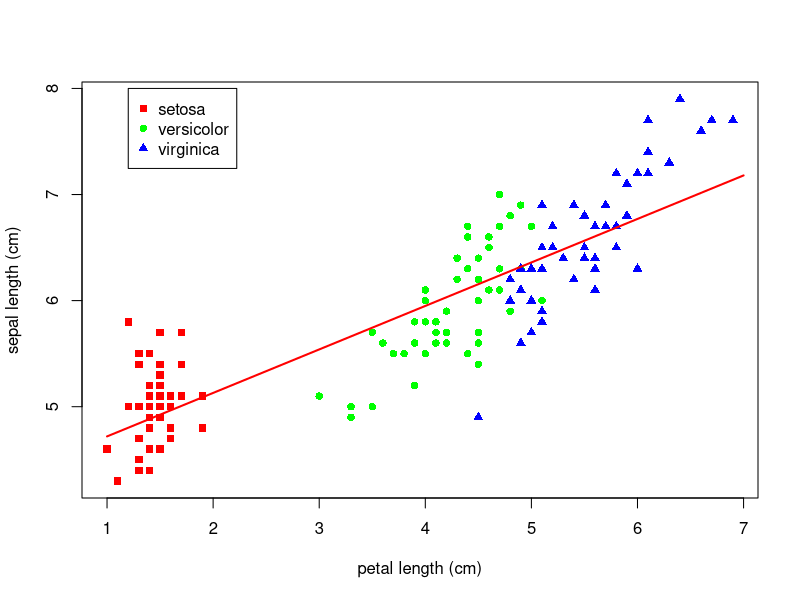
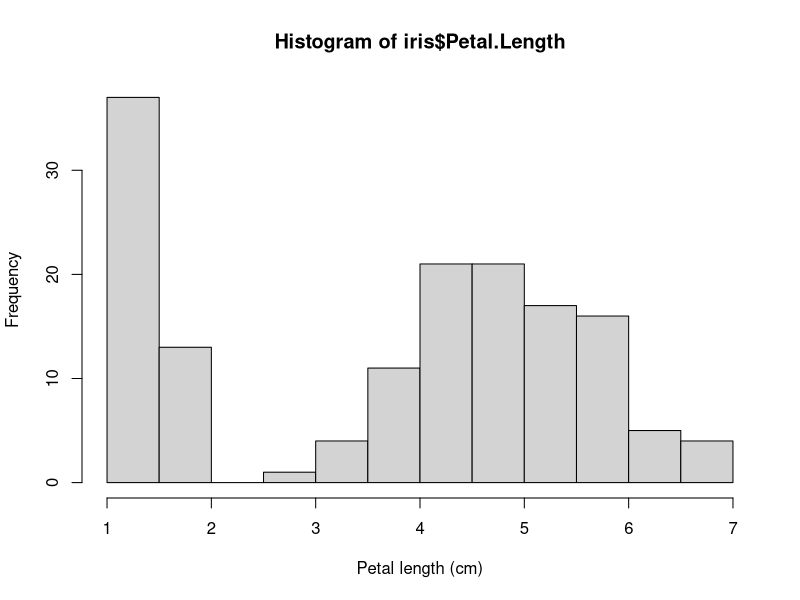
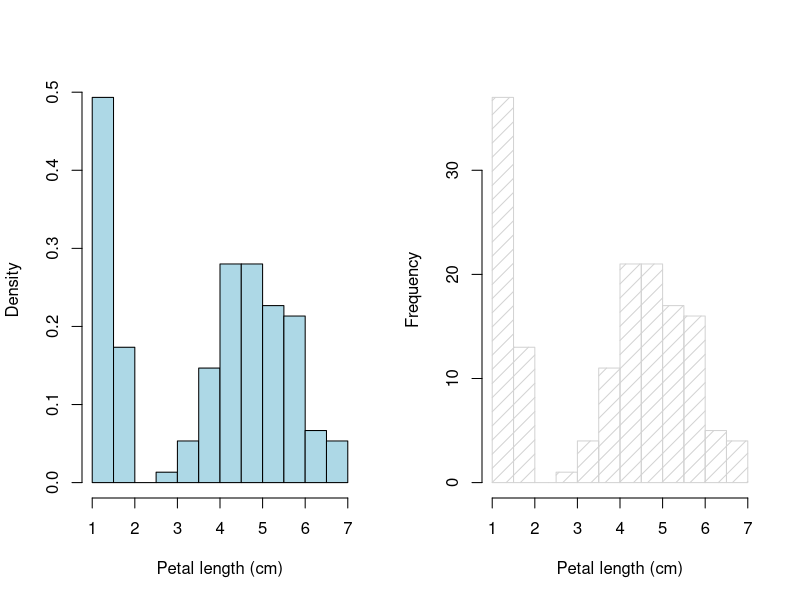
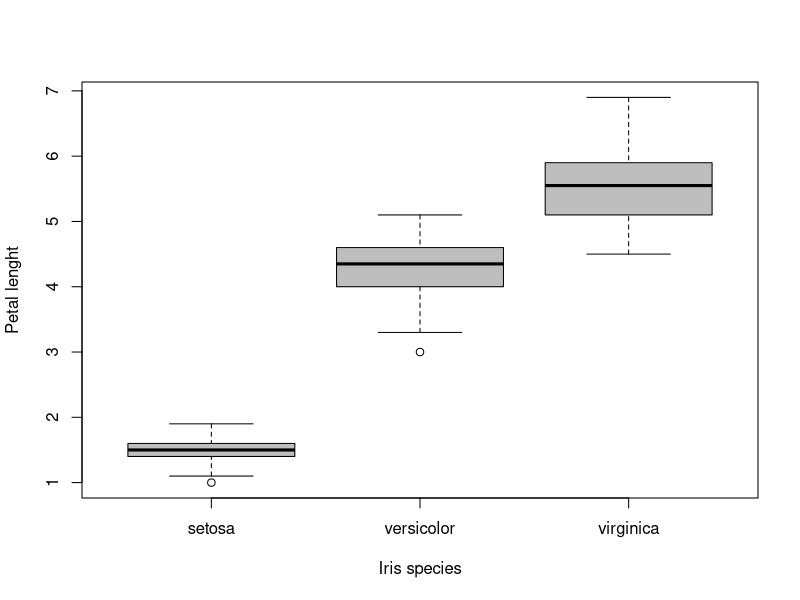
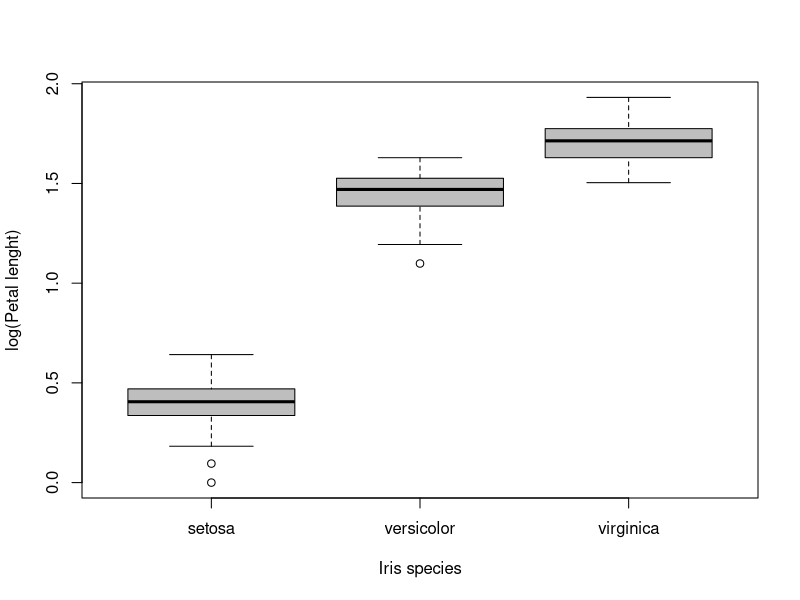
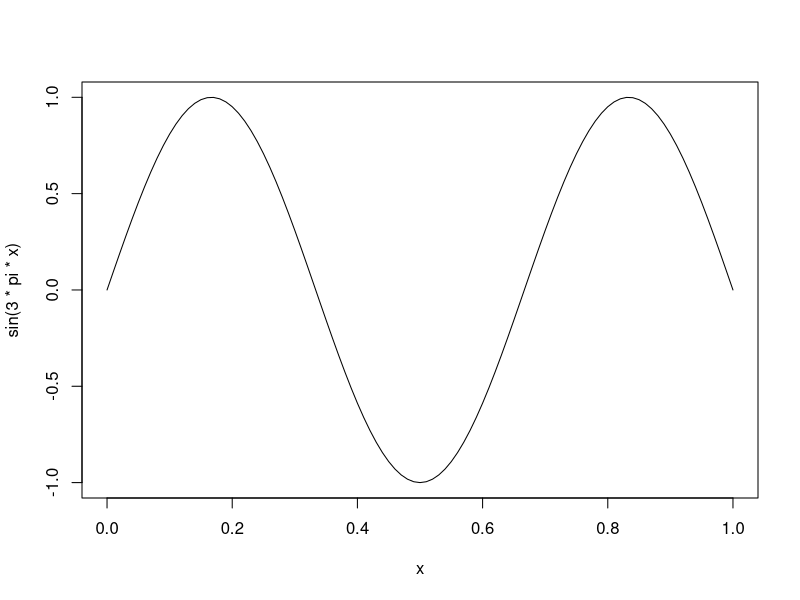
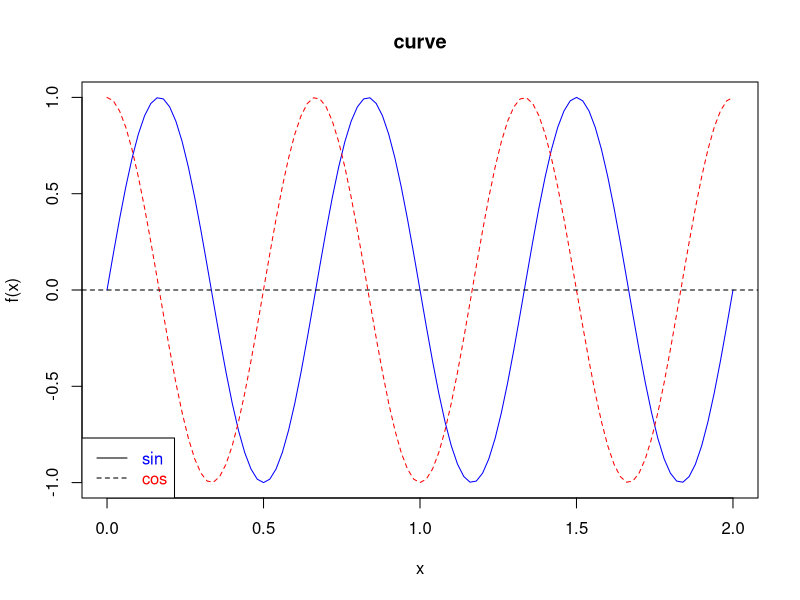
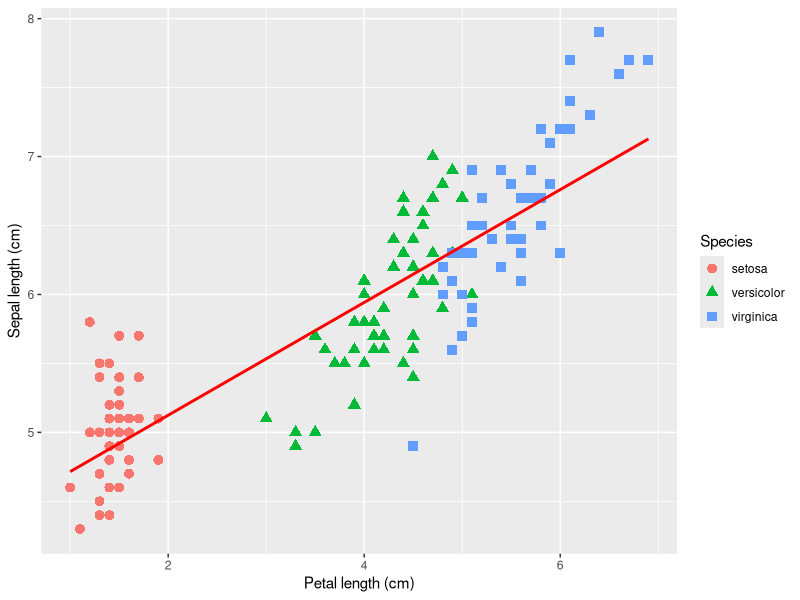

Generate these figures, in order, with R: (Note: this script raises an error after producing the figures.)
head(iris)

#create x-y plot
plot(x=iris$Petal.Length,
     y=iris$Sepal.Length,
     pch=(15:17)[iris$Species],
     xlab="petal length (cm)",
     ylab="sepal length (cm)",
     asp = 1,
     col=c('red','green','blue')[iris$Species]
     )
#add lines to the figure
lines(x=c(1,7),
      y=c(4.31+0.41*1, 4.31+0.41*7),
      lwd=2,
      col='red')
#Add legend
legend(1.2,
       8,
       pch = 15:17,
       col=c('red','green','blue'),
       legend = levels(iris$Species))


###Histograms

#Basic histogram
hist(iris$Petal.Length, xlab="Petal length (cm)")

#two histograms
layout(matrix(1:2,nrow=1))
hist(iris$Petal.Length, xlab="Petal length (cm)",
     col="lightblue",
     main="",
     probability = TRUE)
hist(iris$Petal.Length,
     xlab="Petal length (cm)", 
     density=10, 
     main="",
     probability=FALSE)

### Boxplots
par(mfrow=c(1,1))

#Plot the petal length as a function of the variable Species
#-> Petal.Length~Species
boxplot(Petal.Length ~ Species,
        data = iris,
        col='grey',
        xlab = 'Iris species',
        ylab = 'Petal lenght')

#make logarithmic transformation
boxplot(log(Petal.Length) ~ Species,
        data = iris,
        col='grey',
        xlab = 'Iris species',
        ylab = 'log(Petal lenght)')


### Plotting mathematical functions

par(mfrow=c(1,1))
#plot curve y = sin(3*pi*x)
curve(sin(3*pi*x))

#Create a nicer looking plot for the curve
curve(sin(3*pi*x),
      from = 0,
      to = 2,
      col = "blue",
      xlab = "x",
      ylab = "f(x)",
      main = "curve")

#Add another curve to the plot
curve(cos(3*pi*x), 
      add = TRUE, 
      col="red",
      lty=2)

#Add the x-axis, line at y=0, and a legend
abline(h=0, lty=2)
legend("bottomleft", c("sin","cos"), text.col = c("blue","red"),lty=1:2)


library(tidyverse)
### GGPLOT2
p <- ggplot(data=iris,
            mapping=aes(x = Petal.Length,
                        y = Sepal.Length,
                        colour = Species,
                        shape = Species)) +
  #add geometric element
  geom_point(size = 3) +
  #add axis labels
  labs(x = 'Petal length (cm)', y = 'Sepal length (cm)') +
  #add fitted line through data
  stat_smooth(method=lm,
              se=FALSE,
              colour = 'red',
              inherit.aes = FALSE,
              mapping=aes(x = Petal.Length,
                          y = Sepal.Length))

print(p)

# method 2
p <- ggplot(data=iris,
            mapping=aes(x = Petal.Length,
                        y = Sepal.Length)) +
  #add geometric element
  geom_point(size = 3, mapping=aes(color = Species,
                                   shape = Species)) +
  #add axis labels
  labs(x = 'Petal length (cm)', y = 'Sepal length (cm)') +
  #add fitted line through data
  stat_smooth(method=lm,
              se=FALSE,
              colour = 'red')

print(p)


ggplot(data=iris,
       mapping=aes(x = Petal.Length,
                   y = Sepal.Length)) +
  #add geometric element
  geom_point(size = 3, 
             mapping=aes(color = Species,
                         shape = Species)) +
  #add axis labels
  labs(x = 'Petal length (cm)', y = 'Sepal length (cm)') +
  #add fitted line through data
  stat_smooth(method=lm,
              se=FALSE,
              colour = 'red') +
  #add legends
  theme(legend.position = c(0.05, 0.95), legend.justification = c(0,1))

print(p)


## Histograms

p <- ggplot(data = iris,
            aes(x = Petal.Length)) +
  geom_histogram() +
  labs(x = 'Petal length (cm)')

print(p)

# plot the histograms for the individual species in one graph
ggplot(data = iris,
       aes(x = Petal.Length,
           fill = Species)) +
  #alpha = transparency factor, position = overlapping values
  geom_histogram(position = 'identity',
                 alpha = 0.7) +
  labs(x = 'Petal length (cm)')


ggplot(data = iris,
       aes(x = Petal.Length,
           color = Species)) +
  geom_freqpoly() +
  labs(x = 'Petal length (cm)')



### Box plots
ggplot(data = iris,
       aes(x = Species,
           y = Petal.Length)) +
  #add points
  geom_boxplot(outlier.shape = NA) +
  geom_jitter(alpha = 0.3)
  labs(x = 'Iris species',
       y = 'log(Petal length, cm)') +
  scale_y_log10()


## Violin plots
ggplot(data = iris,
       aes(x = Species,
           y = Petal.Length,
           fill = Species)) +
  geom_violin() +
  scale_y_log10() +
  labs(x = 'Iris species',
       y = 'log(Petal length, cm)')




## Bar plots
ggplot(data = mtcars,
       mapping = aes(x = cyl)) +
  geom_bar() +
  labs(x="Number of cylinders", 
       y = "Number of car brands")


#Relation between # of cylinders and # of forward gears
ggplot(data = mtcars,
       mapping = aes(x = cyl,
                     fill = as.factor(gear))) +
  #Add position argument to make the plots side by side
  geom_bar(position = 'dodge') +
  labs(x="Number of cylinders", 
       y = "Number of car brands",
       fill = "Forward gears")


##Mathematical function

ggplot(data = data.frame(x = c(0,2)),
       mapping = aes(x=x)) +
  stat_function(fun = function(x) {
    sin(3*pi*x)
  }) +
  #Change theme to dark
  theme_dark()


## Saving to a file

ggplot(data=iris,
       mapping=aes(x = Petal.Length,
                   y = Sepal.Length)) +
  geom_point() +
  #save as pdf
  pdf()

  